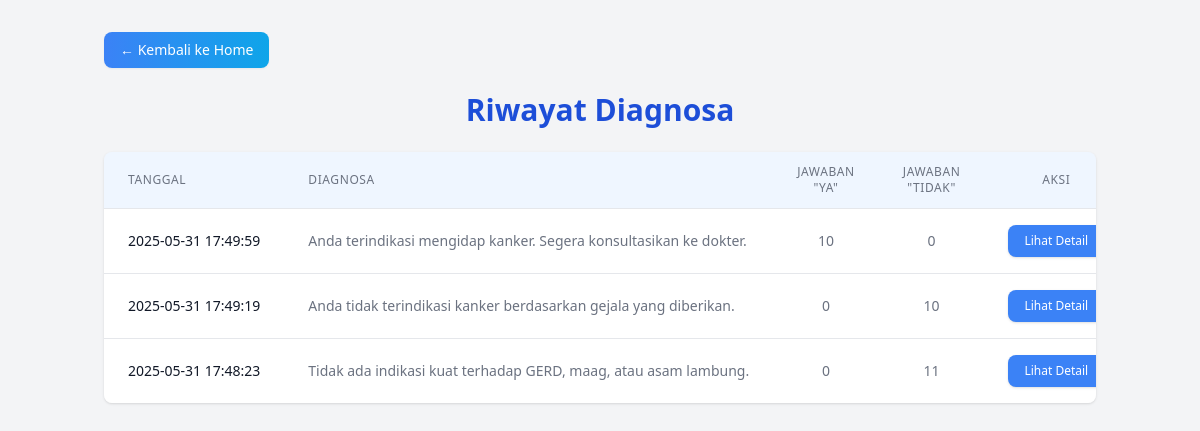
Screenshot of /riwayat (signed in) with the database file from the repository.
### tables this page shows
CREATE TABLE riwayat (
            id INTEGER PRIMARY KEY AUTOINCREMENT,
            user_id INTEGER,
            diagnosa TEXT,
            saran TEXT,
            pengobatan TEXT,
            pantangan TEXT,
            jumlah_ya INTEGER,
            jumlah_tidak INTEGER,
            tanggal TEXT
        );

### app.py (the view)
@app.route('/riwayat')
def lihat_riwayat():
    if 'user_id' not in session:
        return redirect(url_for('login'))
    conn = sqlite3.connect(DATABASE)
    conn.row_factory = sqlite3.Row
    c = conn.cursor()
    c.execute('SELECT id, diagnosa, saran, pengobatan, pantangan, jumlah_ya, jumlah_tidak, tanggal FROM riwayat WHERE user_id = ? ORDER BY tanggal DESC', (session['user_id'],))
    riwayat_list = c.fetchall()
    conn.close()
    return render_template('riwayat.html', riwayat_list=riwayat_list)

### templates/riwayat.html (shortened to what this page needs)
<!DOCTYPE html>
<html lang="id">
<head>
    <script src="https://cdn.tailwindcss.com"></script>
</head>
<body class="bg-gray-100 text-gray-800 min-h-screen">
    <div class="container mx-auto py-6 sm:py-8 px-4">
        <div class="mb-6">
            <a href="/home" class="inline-flex items-center px-4 py-2 bg-gradient-to-r from-blue-500 to-sky-500 text-white rounded-lg shadow-sm text-sm font-medium hover:bg-blue-600 transition">
                &larr; Kembali ke Home
            </a>
        </div>
        <h1 class="text-2xl md:text-3xl font-bold mb-6 text-center text-blue-700">Riwayat Diagnosa</h1>
        {% if riwayat_list %}
            <div class="hidden md:block overflow-x-auto bg-white rounded-lg shadow">
                <table class="min-w-full divide-y divide-gray-200">
                    <thead class="bg-blue-50">
                        <tr>
                            <th class="px-6 py-3 text-left text-xs font-medium text-gray-500 uppercase tracking-wider">Tanggal</th>
                            <th class="px-6 py-3 text-left text-xs font-medium text-gray-500 uppercase tracking-wider">Diagnosa</th>
                            <th class="px-6 py-3 text-center text-xs font-medium text-gray-500 uppercase tracking-wider">Jawaban "Ya"</th>
                            <th class="px-6 py-3 text-center text-xs font-medium text-gray-500 uppercase tracking-wider">Jawaban "Tidak"</th>
                            <th class="px-6 py-3 text-center text-xs font-medium text-gray-500 uppercase tracking-wider">Aksi</th>
                        </tr>
                    </thead>
                    <tbody class="bg-white divide-y divide-gray-200">
                        {% for riwayat in riwayat_list %}
                        <tr>
                            <td class="px-6 py-4 whitespace-nowrap text-sm text-gray-900">{{ riwayat['tanggal'] }}</td>
                            <td class="px-6 py-4 whitespace-nowrap text-sm text-gray-500">{{ riwayat['diagnosa'] }}</td>
                            <td class="px-6 py-4 whitespace-nowrap text-sm text-gray-500 text-center">{{ riwayat['jumlah_ya'] }}</td>
                            <td class="px-6 py-4 whitespace-nowrap text-sm text-gray-500 text-center">{{ riwayat['jumlah_tidak'] }}</td>
                            <td class="px-6 py-4 whitespace-nowrap text-center text-sm font-medium">
                                <a href="/riwayat/{{ riwayat['id'] }}" class="inline-block px-4 py-2 bg-blue-500 hover:bg-blue-600 text-white text-xs rounded-lg shadow">
                                    Lihat Detail
                                </a>
                            </td>
                        </tr>
                        {% endfor %}
                    </tbody>
                </table>
            </div>
        {% else %}
            <div class="bg-white rounded-lg shadow p-6 text-center">
                <p class="text-gray-500">Belum ada riwayat diagnosa.</p>
            </div>
        {% endif %}
    </div>
</body>
</html>

### rows the page displays
riwayat: tanggal "2025-05-31 17:49:59", diagnosa "Anda terindikasi mengidap kanker. Segera konsultasikan ke dokter.", jumlah_ya "10", jumlah_tidak "0"
riwayat: tanggal "2025-05-31 17:49:19", diagnosa "Anda tidak terindikasi kanker berdasarkan gejala yang diberikan.", jumlah_ya "0", jumlah_tidak "10"
riwayat: tanggal "2025-05-31 17:48:23", diagnosa "Tidak ada indikasi kuat terhadap GERD, maag, atau asam lambung.", jumlah_ya "0", jumlah_tidak "11"
